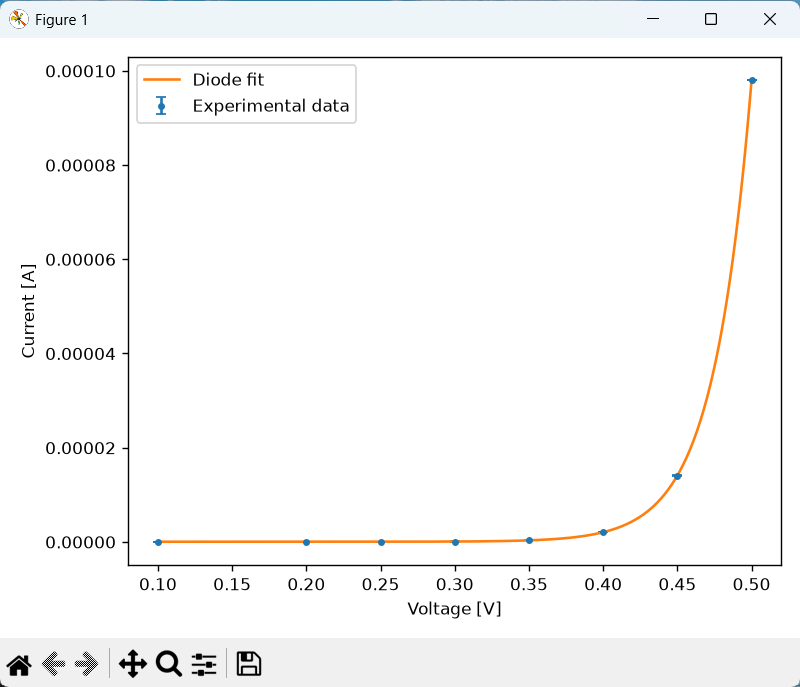

The Python source for this figure:
from numpy import *
import matplotlib.pyplot as plt
from scipy.optimize import curve_fit

T=298.46 #Temperature in Kelvin
q=1.602176634e-19  #Carica elementare in Coulomb

# Modello teorico da adattare ai dati
def func(x, a, b):
    return a*(exp(b*x/T)-1)


x=array([]); y=array([]); ey=array([])

for line in open("out2.dat"):
    dt=line.split()
    if len(dt)!=3:
        continue
    x=append(x,float(dt[0]))
    y=append(y,float(dt[1]))
    ey=append(ey,float(dt[2]))


# Fit dei dati
guess=[1e-12,10000]
parameters, covariance =curve_fit(func,x,y,sigma=ey,absolute_sigma=True,p0=guess)

a,b=parameters
ea,eb=sqrt(diag(covariance))

print(f"a = {a:.6e} ± {ea:.6e}")
print(f"b = {b:.6e} ± {eb:.6e}")


# Calcolo del chi2
chi2=0
for i in range(0,len(x)):
    chi2 += ((y[i]-func(x[i],a,b))/ey[i])**2

rchi2=chi2/(len(x)-len(parameters))

print(f"chi^2 = {chi2:.3f}")
print(f"reduced chi^2 = {rchi2:.3f}")


#Calcolo della costante di Boltzmann
k_B=q/b
k_B_error=q*eb/b**2

print("k_B teorica = 1.380649e-23 J/K")
print(f"k_B sperimentale = {k_B:.6e} ± {k_B_error:.6e} J/K")


# Plot del fit
v_axis=linspace(x.min(), x.max(), 500)
i_curve=func(v_axis,a,b)

plt.errorbar(x,y,yerr=ey,fmt=".",capsize=3,label="Experimental data")
plt.plot(v_axis,i_curve,label="Diode fit")

plt.xlabel("Voltage [V]")
plt.ylabel("Current [A]")
plt.legend()
plt.tight_layout()

plt.show()
